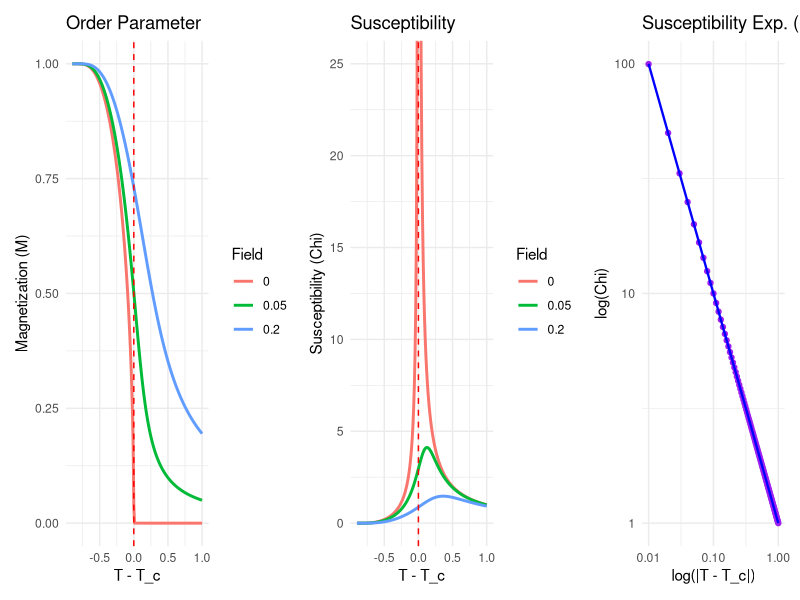

Generate this figure with R:
# Simple Mean-Field Ising Model 
library(ggplot2)
library(dplyr)
library(patchwork)

# M = tanh((J*M + H) / (k*T))
# Let J=1, k=1. Thus: M = tanh((M + H)/T)
# Critical Temperature is T_c = 1.0

solve_M <- function(T, H, tol=1e-6, max_iter=1000) {
  M <- 1.0 
  if(T == 0) return(1.0)
  for(i in 1:max_iter) {
    M_new <- tanh((M + H)/T)
    if(abs(M_new - M) < tol) return(M_new)
    M <- M_new
  }
  return(M)
}

T_c <- 1.0
T_seq <- seq(0.1, 2.0, by=0.01)
H_seq <- c(0, 0.05, 0.2)
df <- expand.grid(T = T_seq, H = H_seq)
df$M <- mapply(solve_M, df$T, df$H)

# Numerical derivative for Susceptibility Chi = dM/dH
delta_H <- 1e-4
df$M_plus <- mapply(solve_M, df$T, df$H + delta_H)
df$Chi <- (df$M_plus - df$M) / delta_H

df$Field <- as.factor(df$H)
df <- df %>% mutate(T_dist = T - T_c, abs_T_dist = abs(T_dist))

# Plot 1: Magnetization vs T - T_c
p1 <- ggplot(df, aes(x=T_dist, y=M, color=Field)) +
  geom_line(size=1) +
  geom_vline(xintercept=0, color="red", linetype="dashed") +
  theme_minimal(base_size=11) +
  labs(title="Order Parameter", x="T - T_c", y="Magnetization (M)")

# Plot 2: Susceptibility vs T - T_c (Linear)
p2_linear <- ggplot(df, aes(x=T_dist, y=Chi, color=Field)) +
  geom_line(size=1) +
  coord_cartesian(ylim=c(0, 25)) +
  geom_vline(xintercept=0, color="red", linetype="dashed") +
  theme_minimal(base_size=11) +
  labs(title="Susceptibility", x="T - T_c", y="Susceptibility (Chi)")

# Plot 3: Susceptibility vs |T - T_c| in log-log scale (only for H=0)
df_chi <- df %>% filter(H == 0, abs_T_dist > 0.005, T_dist > 0)
p3_log <- ggplot(df_chi, aes(x=abs_T_dist, y=Chi)) +
  geom_point(color="purple", size=1.5) +
  geom_smooth(method="lm", se=FALSE, color="blue", linewidth=0.8) +
  scale_x_log10() + scale_y_log10() +
  theme_minimal(base_size=11) +
  labs(title="Susceptibility Exp. (H=0)", x="log(|T - T_c|)", y="log(Chi)")

final_plot <- p1 + p2_linear + p3_log + plot_layout(ncol=3)
ggsave("ising_plots.pdf", final_plot, width=12, height=4)
